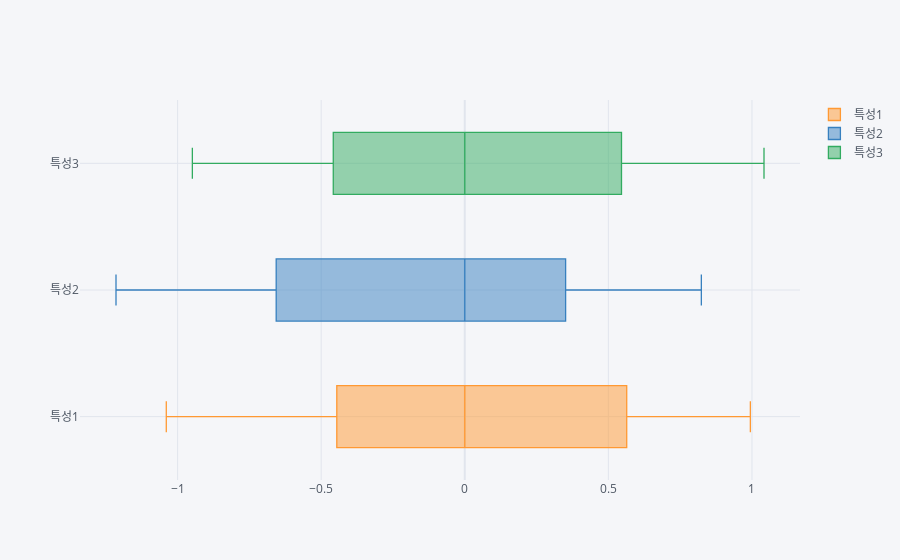

This figure's notebook cell:
### Code cell
X_scaled_df.iplot(kind='box', orientation='h')
